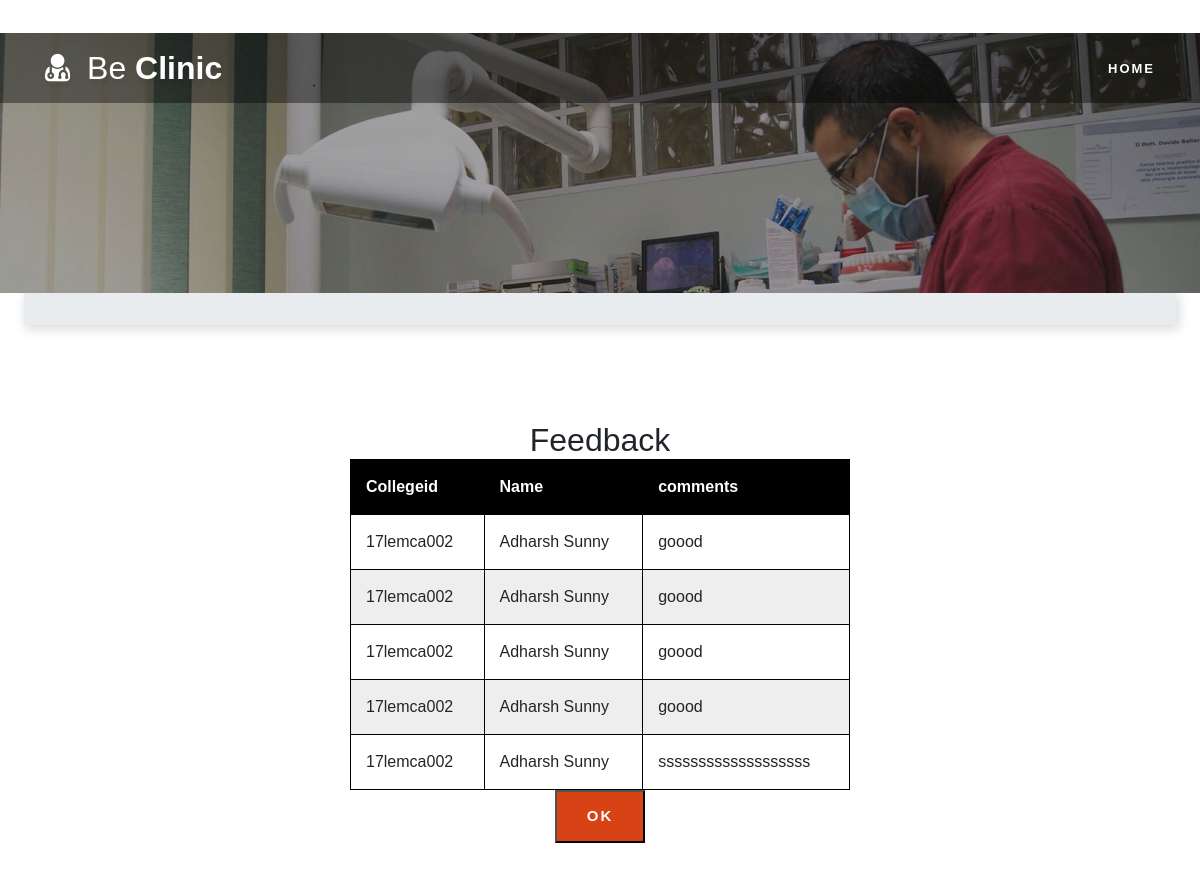
/feedbackuser/, run on an earlier commit of the app's database.
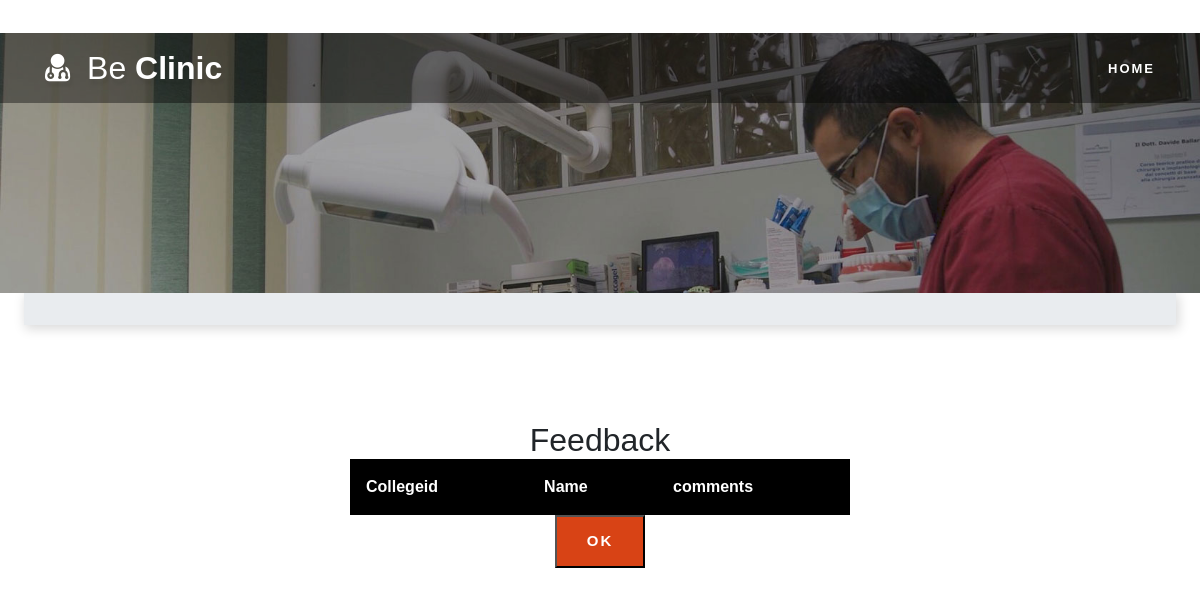
And on a later commit of the database.
### testapp/models.py (models this page shows, shortened)
class Register(models.Model):
    ids=models.ForeignKey(logins,on_delete=models.CASCADE)
    Collegeid=models.CharField(unique=True,max_length=30)
    Name=models.CharField(max_length=50)
    Designation=models.CharField(max_length=50)
    Department=models.CharField(max_length=50,)
    Dob = models.DateField()
    Email=models.EmailField()
    Mobile=models.CharField(max_length=50)

class feedbacks(models.Model):
    fimd=models.IntegerField()
    name=models.CharField(max_length=100)
    comment=models.CharField(max_length=500)

### testapp/views.py (the view)
# urls.py: url(r'^feedbackuser/', views.feedbackuser, name='feedbackuser'),
def feedbackuser(request):
    data=Register.objects.all()
    data1=feedbacks.objects.all()
    return render(request,'admin/feedbackuser.html',{'data':data,'data1':data1})

### templates/admin/feedbackuser.html (shortened to what this page needs)
<!DOCTYPE html>
<html lang="zxx">
{% load staticfiles%}
<head>
	<link rel="stylesheet" href="{%static 'css/bootstrap.css'%}">
	<link rel="stylesheet" href="{%static 'css/style.css'%}" type="text/css" media="all" />
	<link href="{%static 'css/font-awesome.min.css'%}" rel="stylesheet">
</head>
<body>
	<div id="home">
		<header>
			<div class="top-bar py-3">
				<div class="container">
					<div class="row">
						<div class="col-xl-5 col-lg-6 col-md-8 top-social-agile text-lg-left text-center">
							<div class="row">
								<div class="col-4 header-top_w3layouts">
								</div>
							</div>
						</div>
						<div class="col-xl-7 col-lg-6 col-md-4 top-social-agile text-md-right text-center mt-md-0 mt-2">
						</div>
					</div>
				</div>
			</div>
		</header>
		<div class="main-top">
			<div class="container">
				<div class="header d-md-flex justify-content-between align-items-center py-3">
					<div id="logo">
						<h1>
							<a href="">
								<span class="fa fa-user-md mr-2"></span>
								<span class="logo-sp">Be</span> Clinic
							</a>
						</h1>
					</div>
					<div class="nav_w3ls">
						<nav>
							<ul class="menu">
								<li><a href="{% url 'admin/homepage' %}">Home</a></li>
							</ul>
						</nav>
					</div>
				</div>
			</div>
		</div>
		<div class="main-banner-2">
		</div>
	</div>
			</body>
			<div class="login px-sm-4 mx-auto mw-100 login-wrapper">
                <div class="breadcrumb-agile py-1">
		<ol class="breadcrumb m-0">
		</ol>
	</div>
<section class="logins py-5">
		<div class="container py-xl-5 py-lg-3">
			<div class="title-section mb-md-5 mb-4">
				<form  enctype="multipart/form-data" class="login-wrapper"  method="post">
<h2 align="center">Feedback</h2>
<table id="t01">
  <tr>
    <th>Collegeid</th>
    <th>Name</th>
    <th>comments</th>
  </tr>
  <tbody>
	{% for j in data %}
	{% for i in data1 %}
	{% if i.fimd == j.ids_id %}
    <tr>
    <td>{{ j.Collegeid }}</td>
    <td>{{ i.name }}</td>
    <td>{{ i.comment }}</td>
    </tr>
	{% endif %}
    {% endfor %}
  {%  endfor %}
  </tbody>
</table>
					<p align="center">
				<td><button name="submit"  type="submit" class="w3-button w3-red"   width="50" height="50" />Ok </td>
				</p>
                </form>
            </div>
        </div>
</section>
            </div>
</html>

What changed in the data, as far as the page shows it:
no longer on this page (row unchanged): Register: Collegeid "17lemca002"
removed feedbacks: name "Adharsh Sunny", comment "goood"
removed feedbacks: name "Adharsh Sunny", comment "goood"
removed feedbacks: name "Adharsh Sunny", comment "goood"
removed feedbacks: name "Adharsh Sunny", comment "goood"
removed feedbacks: name "Adharsh Sunny", comment "sssssssssssssssssss"
